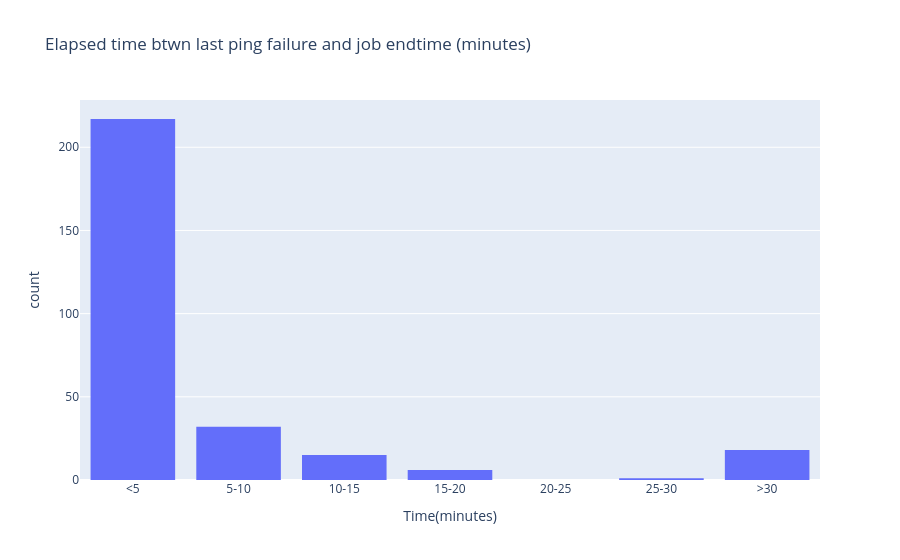

The code cell stored with this chart in its notebook:
### Code cell
import plotly.express as px
import pandas as pd

# Ensure the column is numeric
df["Elapsed_time_after_last_lostcomm(min)"] = pd.to_numeric(
    df["Elapsed_time_after_last_lostcomm(min)"], errors="coerce"
)

df_clean = df[["Elapsed_time_after_last_lostcomm(min)"]].dropna()

bins = [0, 5, 10, 15, 20, 25, 30, df_clean["Elapsed_time_after_last_lostcomm(min)"].max() + 1]

labels = ["<5", "5-10", "10-15", "15-20", "20-25", "25-30", ">30"]

# Create ordered categorical column
df_clean["Elapsed_bin"] = pd.cut(
    df_clean["Elapsed_time_after_last_lostcomm(min)"],
    bins=bins,
    labels=labels,
    right=False,
    ordered=True
)

# Plot histogram 
fig = px.histogram(
    df_clean,
    x="Elapsed_bin",
    category_orders={"Elapsed_bin": labels}, 
    title="Elapsed time btwn last ping failure and job endtime (minutes)",
    labels={"Elapsed_bin": "Time(minutes)", "count": "Frequency"}
)

fig.show()

### Figure 1 — Plotly figure (JSON) as saved in the notebook; plotly's stock layout.template omitted (floating-point values rounded to 4 significant figures; data arrays with more than 128 entries replaced by an {"elided": "..."} marker saying what was removed)
{"data": [{"bingroup": "x", "hovertemplate": "Time(minutes)=%{x}<br>count=%{y}<extra></extra>", "legendgroup": "", "marker": {"color": "#636efa", "pattern": {"shape": ""}}, "name": "", "orientation": "v", "showlegend": false, "type": "histogram", "x": {"elided": "289 str values"}, "xaxis": "x", "yaxis": "y"}], "layout": {"barmode": "relative", "legend": {"tracegroupgap": 0}, "title": {"text": "Elapsed time btwn last ping failure and job endtime (minutes)"}, "xaxis": {"anchor": "y", "categoryarray": ["<5", "5-10", "10-15", "15-20", "20-25", "25-30", ">30"], "categoryorder": "array", "domain": [0, 1], "title": {"text": "Time(minutes)"}}, "yaxis": {"anchor": "x", "domain": [0, 1], "title": {"text": "count"}}}}
